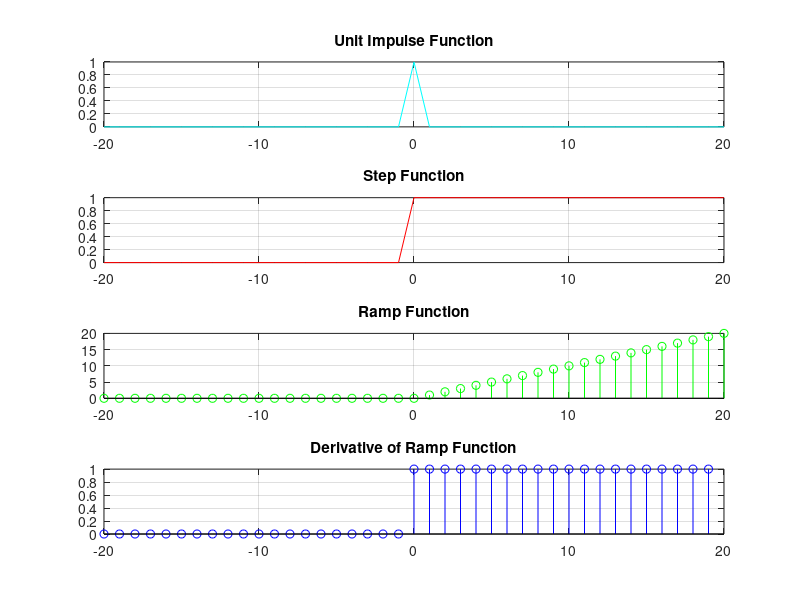

Write MATLAB code to recreate this figure.
% Question 1 A
% Plot different function

domain = -20:20;

impulse = domain==0;
step = domain>=0;
ramp = step.*domain;
diff_ramp = diff(ramp);

subplot(4,1,1);
plot(domain, impulse,'c');
grid on;
title('Unit Impulse Function');

subplot(4,1,2);
plot(domain, step,'r');
grid on;
title('Step Function');

subplot(4,1,3);
stem(domain, ramp,'g');
grid on;
title('Ramp Function');

subplot(4,1,4);
stem(domain(1:40),diff_ramp,'b');
grid on;
title('Derivative of Ramp Function');
